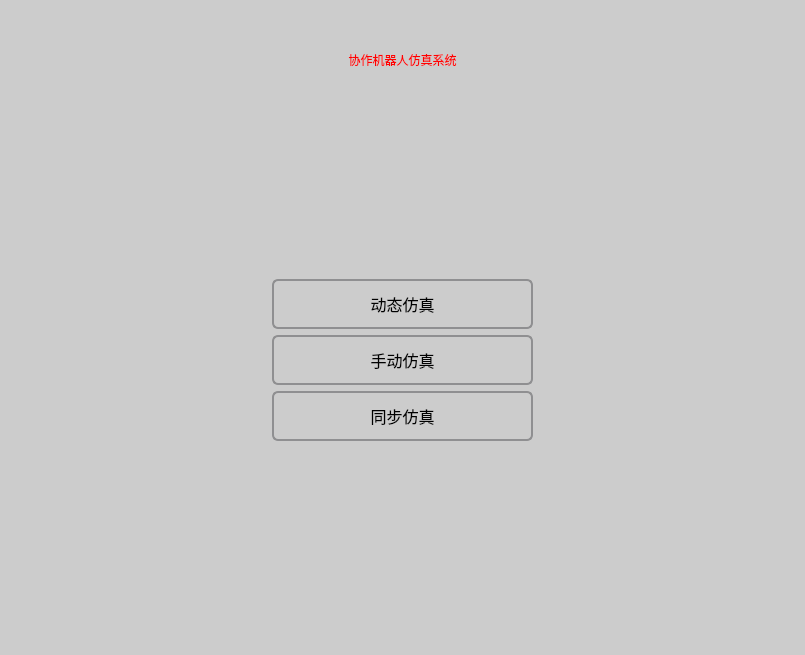
<?xml version="1.0" encoding="UTF-8"?>
<ui version="4.0">
 <class>MainUI</class>
 <widget class="QWidget" name="MainUI">
  <property name="geometry">
   <rect>
    <x>0</x>
    <y>0</y>
    <width>805</width>
    <height>655</height>
   </rect>
  </property>
  <property name="windowTitle">
   <string>Form</string>
  </property>
  <property name="styleSheet">
   <string notr="true">background-color: #ccc;
</string>
  </property>
  <layout class="QGridLayout" name="gridLayout">
   <item row="0" column="0">
    <layout class="QVBoxLayout" name="verticalLayout_2">
     <item>
      <spacer name="verticalSpacer_3">
       <property name="orientation">
        <enum>Qt::Vertical</enum>
       </property>
       <property name="sizeType">
        <enum>QSizePolicy::Minimum</enum>
       </property>
       <property name="sizeHint" stdset="0">
        <size>
         <width>20</width>
         <height>40</height>
        </size>
       </property>
      </spacer>
     </item>
     <item>
      <widget class="QLabel" name="label">
       <property name="maximumSize">
        <size>
         <width>16777215</width>
         <height>10000</height>
        </size>
       </property>
       <property name="styleSheet">
        <string notr="true">QLabel{font: 20pt &quot;楷体&quot;;color:red}
</string>
       </property>
       <property name="text">
        <string>协作机器人仿真系统</string>
       </property>
       <property name="alignment">
        <set>Qt::AlignCenter</set>
       </property>
       <property name="indent">
        <number>0</number>
       </property>
      </widget>
     </item>
     <item>
      <layout class="QHBoxLayout" name="horizontalLayout">
       <item>
        <spacer name="horizontalSpacer">
         <property name="orientation">
          <enum>Qt::Horizontal</enum>
         </property>
         <property name="sizeHint" stdset="0">
          <size>
           <width>40</width>
           <height>20</height>
          </size>
         </property>
        </spacer>
       </item>
       <item>
        <layout class="QVBoxLayout" name="verticalLayout">
         <item>
          <spacer name="verticalSpacer_2">
           <property name="orientation">
            <enum>Qt::Vertical</enum>
           </property>
           <property name="sizeHint" stdset="0">
            <size>
             <width>20</width>
             <height>40</height>
            </size>
           </property>
          </spacer>
         </item>
         <item>
          <widget class="QPushButton" name="pushButton">
           <property name="sizePolicy">
            <sizepolicy hsizetype="Expanding" vsizetype="Fixed">
             <horstretch>0</horstretch>
             <verstretch>0</verstretch>
            </sizepolicy>
           </property>
           <property name="minimumSize">
            <size>
             <width>84</width>
             <height>50</height>
            </size>
           </property>
           <property name="font">
            <font>
             <family>Agency FB</family>
             <pointsize>12</pointsize>
            </font>
           </property>
           <property name="styleSheet">
            <string notr="true">QPushButton {
     border: 2px solid #8f8f91;
     border-radius: 6px;
     background-color: qlineargradient(x1: 0, y1: 0, x2: 0, y2: 1,
                                       stop: 0 #f6f7fa, stop: 1 #dadbde);
     min-width: 80px;
 }

 QPushButton:pressed {
     background-color: qlineargradient(x1: 0, y1: 0, x2: 0, y2: 1,
                                       stop: 0 #dadbde, stop: 1 #f6f7fa);
 }

 QPushButton:flat {
     border: none; /* no border for a flat push button */
 }

 QPushButton:default {
     border-color: navy; /* make the default button prominent */
 }</string>
           </property>
           <property name="text">
            <string>动态仿真</string>
           </property>
          </widget>
         </item>
         <item>
          <widget class="QPushButton" name="pushButton_2">
           <property name="sizePolicy">
            <sizepolicy hsizetype="Expanding" vsizetype="Fixed">
             <horstretch>0</horstretch>
             <verstretch>0</verstretch>
            </sizepolicy>
           </property>
           <property name="minimumSize">
            <size>
             <width>84</width>
             <height>50</height>
            </size>
           </property>
           <property name="font">
            <font>
             <family>Agency FB</family>
             <pointsize>12</pointsize>
            </font>
           </property>
           <property name="styleSheet">
            <string notr="true">QPushButton {
     border: 2px solid #8f8f91;
     border-radius: 6px;
     background-color: qlineargradient(x1: 0, y1: 0, x2: 0, y2: 1,
                                       stop: 0 #f6f7fa, stop: 1 #dadbde);
     min-width: 80px;
 }

 QPushButton:pressed {
     background-color: qlineargradient(x1: 0, y1: 0, x2: 0, y2: 1,
                                       stop: 0 #dadbde, stop: 1 #f6f7fa);
 }

 QPushButton:flat {
     border: none; /* no border for a flat push button */
 }

 QPushButton:default {
     border-color: navy; /* make the default button prominent */
 }</string>
           </property>
           <property name="text">
            <string>手动仿真</string>
           </property>
          </widget>
         </item>
         <item>
          <widget class="QPushButton" name="pushButton_3">
           <property name="sizePolicy">
            <sizepolicy hsizetype="Expanding" vsizetype="Fixed">
             <horstretch>0</horstretch>
             <verstretch>0</verstretch>
            </sizepolicy>
           </property>
           <property name="minimumSize">
            <size>
             <width>84</width>
             <height>50</height>
            </size>
           </property>
           <property name="font">
            <font>
             <family>Agency FB</family>
             <pointsize>12</pointsize>
            </font>
           </property>
           <property name="styleSheet">
            <string notr="true">QPushButton {
     border: 2px solid #8f8f91;
     border-radius: 6px;
     background-color: qlineargradient(x1: 0, y1: 0, x2: 0, y2: 1,
                                       stop: 0 #f6f7fa, stop: 1 #dadbde);
     min-width: 80px;
 }

 QPushButton:pressed {
     background-color: qlineargradient(x1: 0, y1: 0, x2: 0, y2: 1,
                                       stop: 0 #dadbde, stop: 1 #f6f7fa);
 }

 QPushButton:flat {
     border: none; /* no border for a flat push button */
 }

 QPushButton:default {
     border-color: navy; /* make the default button prominent */
 }</string>
           </property>
           <property name="text">
            <string>同步仿真</string>
           </property>
          </widget>
         </item>
         <item>
          <spacer name="verticalSpacer">
           <property name="orientation">
            <enum>Qt::Vertical</enum>
           </property>
           <property name="sizeHint" stdset="0">
            <size>
             <width>20</width>
             <height>40</height>
            </size>
           </property>
          </spacer>
         </item>
        </layout>
       </item>
       <item>
        <spacer name="horizontalSpacer_2">
         <property name="orientation">
          <enum>Qt::Horizontal</enum>
         </property>
         <property name="sizeHint" stdset="0">
          <size>
           <width>40</width>
           <height>20</height>
          </size>
         </property>
        </spacer>
       </item>
      </layout>
     </item>
    </layout>
   </item>
  </layout>
 </widget>
 <resources/>
 <connections>
  <connection>
   <sender>pushButton</sender>
   <signal>clicked()</signal>
   <receiver>MainUI</receiver>
   <slot>show_M()</slot>
   <hints>
    <hint type="sourcelabel">
     <x>429</x>
     <y>328</y>
    </hint>
    <hint type="destinationlabel">
     <x>-36</x>
     <y>294</y>
    </hint>
   </hints>
  </connection>
  <connection>
   <sender>pushButton_2</sender>
   <signal>clicked()</signal>
   <receiver>MainUI</receiver>
   <slot>show_M_2()</slot>
   <hints>
    <hint type="sourcelabel">
     <x>337</x>
     <y>379</y>
    </hint>
    <hint type="destinationlabel">
     <x>-57</x>
     <y>434</y>
    </hint>
   </hints>
  </connection>
  <connection>
   <sender>pushButton_3</sender>
   <signal>clicked()</signal>
   <receiver>MainUI</receiver>
   <slot>show_M_3()</slot>
   <hints>
    <hint type="sourcelabel">
     <x>379</x>
     <y>432</y>
    </hint>
    <hint type="destinationlabel">
     <x>131</x>
     <y>758</y>
    </hint>
   </hints>
  </connection>
 </connections>
 <slots>
  <slot>show_M()</slot>
  <slot>show_M_2()</slot>
  <slot>show_M_3()</slot>
 </slots>
</ui>
